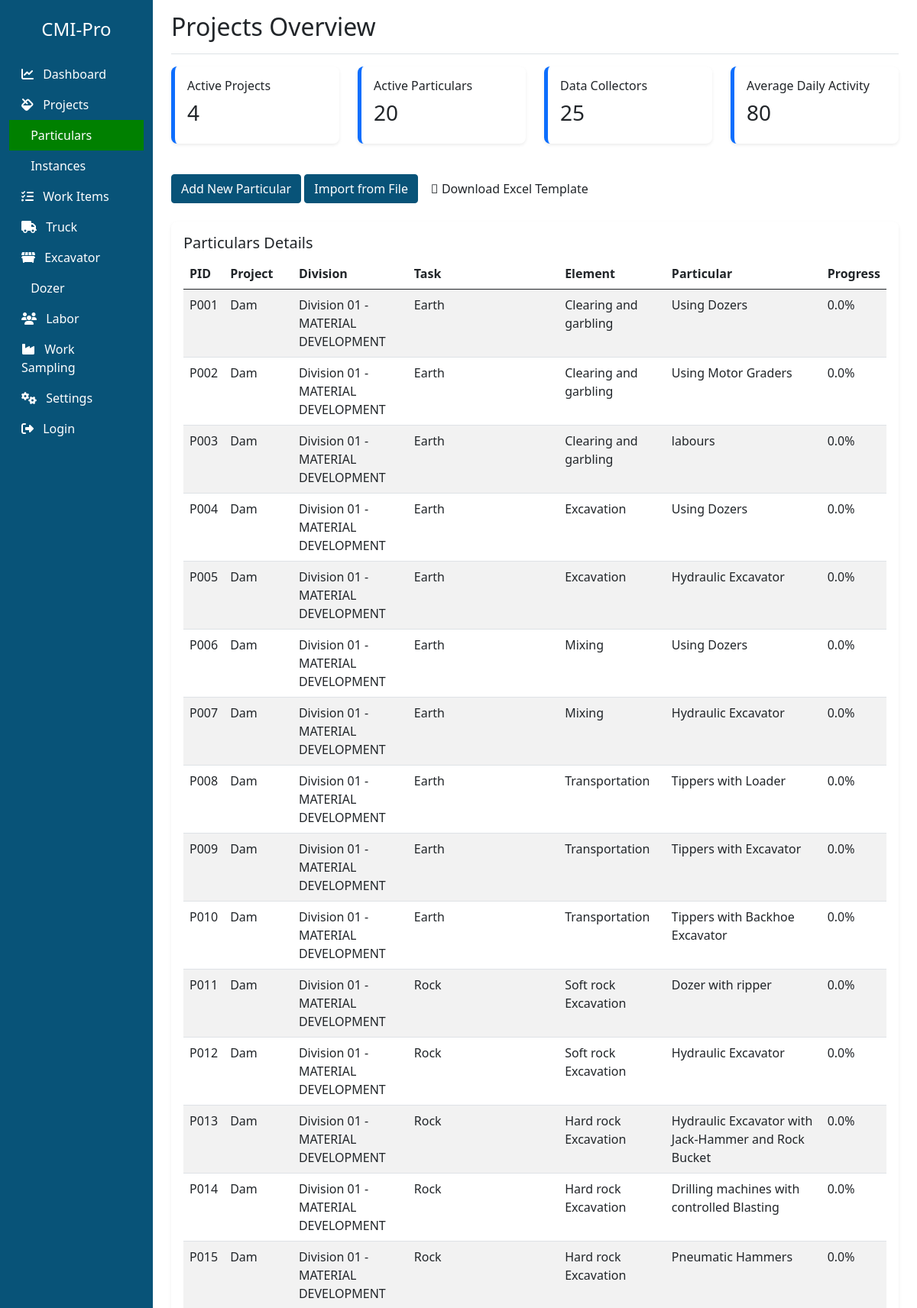
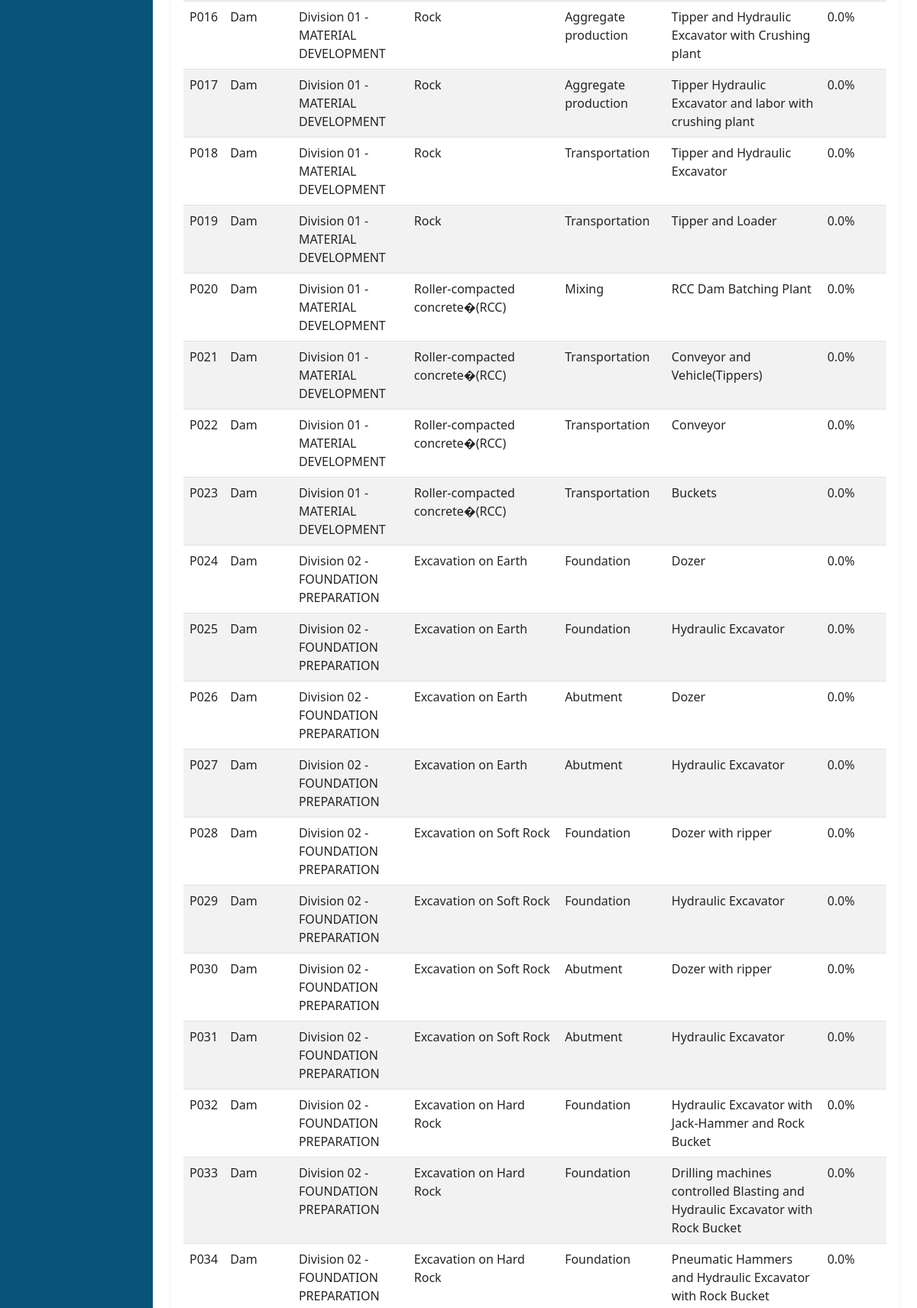
The page /bit/particulars/ (upper part) on the database its author committed (2 pictures, top to bottom).
### particular/models.py (models this page shows, shortened)
class Particular(models.Model):
    pid = models.CharField(max_length=10, primary_key=True, unique=True)
    project_type = models.ForeignKey('ProjectType', on_delete=models.PROTECT)
    division = models.ForeignKey('Division', on_delete=models.PROTECT, related_name='particular_division')
    task = models.CharField(max_length=255)
    element = models.CharField(max_length=255)
    name = models.CharField(max_length=255)
    required_instances = models.IntegerField(default=80)
    collected_instances = models.IntegerField(default=0)
    progress = models.FloatField(default=0.0)
    equipments = models.ManyToManyField('WorkEquipment', related_name='work_equipments')

class ProjectType(models.Model):
    name: str = models.CharField(max_length=250, unique=True)
    def __str__(self):
        return self.name

class Division(models.Model):
    project_type = models.ForeignKey('ProjectType', on_delete=models.SET_NULL, related_name='subsector', null=True)
    name = models.CharField(max_length=255)
    code = models.CharField(max_length=10)
    def __str__(self):
        return f"Division {self.code} - {self.name}"

### core/views.py (the view)
# urls.py: path('particulars/', views.particular_dashboard, name='particulars'),
def particular_dashboard(request):
    particulars = Particular.objects.all()
    projects = Project.objects.all()
    collectors = Collector.objects.all()
    form = ParticularForm()
    context = {'particulars': particulars, "form": form}
    return render(request, 'core/particulars.html', context)

### core/templates/core/particulars.html (shortened to what this page needs)
{% extends 'core/base.html' %}
{% load static %}
{% block content %}
<main class="col-md-10 ms-sm-auto px-md-4">
  <div class="d-flex justify-content-between flex-wrap align-items-center pt-3 pb-2 mb-3 border-bottom">
    <h2>Projects Overview</h2>
  </div>
  <div class="row mb-4">
    <div class="col-md-3">
      <div class="card card-stat shadow-sm p-3 mb-3">
        <h6>Active Projects</h6>
        <h3>4</h3>
      </div>
    </div>
    <div class="col-md-3">
      <div class="card card-stat shadow-sm p-3 mb-3">
        <h6>Active Particulars</h6>
        <h3>20</h3>
      </div>
    </div>
    <div class="col-md-3">
      <div class="card card-stat shadow-sm p-3 mb-3 color-green">
        <h6>Data Collectors</h6>
        <h3>25</h3>
      </div>
    </div>
    <div class="col-md-3">
      <div class="card card-stat shadow-sm p-3 mb-3">
        <h6>Average Daily Activity</h6>
        <h3>80</h3>
      </div>
    </div>
  </div>
  <div class="row mb-4">
    <div class="col-md-12 ">
      <button class="btn btn-primary" data-bs-toggle="modal" data-bs-target="#truckFormModal">
        Add New Particular
      </button>
      <button class="btn btn-primary" data-bs-toggle="modal" data-bs-target="#truckImportModal">
        Import from File
      </button>
      <button class="btn btn-white " data-bs-toggle="modal" data-bs-target="#">
        <span class="fa-download"> </span>
        Download Excel Template
      </button>
    </div>
  </div>
  <div class="row mb-4">
    <div class="col-md-12">
      <div class="card shadow-sm p-3 mb-3">
        <h5 class="card-title">Particulars Details</h5>
        <table class="table table-striped">
          <thead>
            <tr>
              <th>PID</th>
              <th>Project</th>
              <th>Division</th>
              <th>Task</th>
              <th>Element</th>
              <th>Particular</th>
              <th>Progress</th>
            </tr>
          </thead>
          <tbody>
            {% for p in particulars %}
            <tr>
              <td>{{p.pid}}</td>
              <td>{{p.project_type}}</td>
              <td>{{p.division}}</td>
              <td>{{p.task}}</td>
              <td>{{p.element}}</td>
              <td>{{p.name}}</td>
              <td>{{p.progress}}%</td>
            </tr>
            {% endfor %}
          </tbody>
        </table>
      </div>
    </div>
  </div>
</main>
{% endblock %}

### static/css/style.css (style rules this page uses)
.card { border: none; border-radius: 0.5rem; }
.btn-primary { background-color: #085378; border-color: #085378; }

### core/templates/core/base.html (style rules this page uses)
body { font-family: 'Segoe UI', sans-serif; }
.card-stat { border-left: 5px solid #0d6efd; }

### rows shown on the page
Particular: pid "P001", project_type "Dam", division "Division 01 - MATERIAL DEVELOPMENT", task "Earth", element "Clearing and garbling", name "Using Dozers", progress "0.0"
Particular: pid "P002", project_type "Dam", division "Division 01 - MATERIAL DEVELOPMENT", task "Earth", element "Clearing and garbling", name "Using Motor Graders", progress "0.0"
Particular: pid "P003", project_type "Dam", division "Division 01 - MATERIAL DEVELOPMENT", task "Earth", element "Clearing and garbling", name "labours", progress "0.0"
Particular: pid "P004", project_type "Dam", division "Division 01 - MATERIAL DEVELOPMENT", task "Earth", element "Excavation", name "Using Dozers", progress "0.0"
Particular: pid "P005", project_type "Dam", division "Division 01 - MATERIAL DEVELOPMENT", task "Earth", element "Excavation", name "Hydraulic Excavator", progress "0.0"
Particular: pid "P006", project_type "Dam", division "Division 01 - MATERIAL DEVELOPMENT", task "Earth", element "Mixing", name "Using Dozers", progress "0.0"
Particular: pid "P007", project_type "Dam", division "Division 01 - MATERIAL DEVELOPMENT", task "Earth", element "Mixing", name "Hydraulic Excavator", progress "0.0"
Particular: pid "P008", project_type "Dam", division "Division 01 - MATERIAL DEVELOPMENT", task "Earth", element "Transportation", name "Tippers with Loader", progress "0.0"
Particular: pid "P009", project_type "Dam", division "Division 01 - MATERIAL DEVELOPMENT", task "Earth", element "Transportation", name "Tippers with Excavator", progress "0.0"
Particular: pid "P010", project_type "Dam", division "Division 01 - MATERIAL DEVELOPMENT", task "Earth", element "Transportation", name "Tippers with Backhoe Excavator", progress "0.0"
Particular: pid "P011", project_type "Dam", division "Division 01 - MATERIAL DEVELOPMENT", task "Rock", element "Soft rock Excavation", name "Dozer with ripper", progress "0.0"
Particular: pid "P012", project_type "Dam", division "Division 01 - MATERIAL DEVELOPMENT", task "Rock", element "Soft rock Excavation", name "Hydraulic Excavator", progress "0.0"
Particular: pid "P013", project_type "Dam", division "Division 01 - MATERIAL DEVELOPMENT", task "Rock", element "Hard rock Excavation", name "Hydraulic Excavator with Jack-Hammer and Rock Bucket", progress "0.0"
Particular: pid "P014", project_type "Dam", division "Division 01 - MATERIAL DEVELOPMENT", task "Rock", element "Hard rock Excavation", name "Drilling machines with controlled Blasting", progress "0.0"
Particular: pid "P015", project_type "Dam", division "Division 01 - MATERIAL DEVELOPMENT", task "Rock", element "Hard rock Excavation", name "Pneumatic Hammers", progress "0.0"
Particular: pid "P016", project_type "Dam", division "Division 01 - MATERIAL DEVELOPMENT", task "Rock", element "Aggregate production", name "Tipper and Hydraulic Excavator with Crushing plant", progress "0.0"
Particular: pid "P017", project_type "Dam", division "Division 01 - MATERIAL DEVELOPMENT", task "Rock", element "Aggregate production", name "Tipper Hydraulic Excavator and labor with crushing plant", progress "0.0"
Particular: pid "P018", project_type "Dam", division "Division 01 - MATERIAL DEVELOPMENT", task "Rock", element "Transportation", name "Tipper and Hydraulic Excavator", progress "0.0"
Particular: pid "P019", project_type "Dam", division "Division 01 - MATERIAL DEVELOPMENT", task "Rock", element "Transportation", name "Tipper and Loader", progress "0.0"
Particular: pid "P020", project_type "Dam", division "Division 01 - MATERIAL DEVELOPMENT", task "Roller-compacted concrete�(RCC)", element "Mixing", name "RCC Dam Batching Plant", progress "0.0"
Particular: pid "P021", project_type "Dam", division "Division 01 - MATERIAL DEVELOPMENT", task "Roller-compacted concrete�(RCC)", element "Transportation", name "Conveyor and Vehicle(Tippers)", progress "0.0"
Particular: pid "P022", project_type "Dam", division "Division 01 - MATERIAL DEVELOPMENT", task "Roller-compacted concrete�(RCC)", element "Transportation", name "Conveyor", progress "0.0"
Particular: pid "P023", project_type "Dam", division "Division 01 - MATERIAL DEVELOPMENT", task "Roller-compacted concrete�(RCC)", element "Transportation", name "Buckets", progress "0.0"
Particular: pid "P024", project_type "Dam", division "Division 02 - FOUNDATION PREPARATION", task "Excavation on Earth", element "Foundation", name "Dozer", progress "0.0"
Particular: pid "P025", project_type "Dam", division "Division 02 - FOUNDATION PREPARATION", task "Excavation on Earth", element "Foundation", name "Hydraulic Excavator", progress "0.0"
Particular: pid "P026", project_type "Dam", division "Division 02 - FOUNDATION PREPARATION", task "Excavation on Earth", element "Abutment", name "Dozer", progress "0.0"
Particular: pid "P027", project_type "Dam", division "Division 02 - FOUNDATION PREPARATION", task "Excavation on Earth", element "Abutment", name "Hydraulic Excavator", progress "0.0"
Particular: pid "P028", project_type "Dam", division "Division 02 - FOUNDATION PREPARATION", task "Excavation on Soft Rock", element "Foundation", name "Dozer with ripper", progress "0.0"
Particular: pid "P029", project_type "Dam", division "Division 02 - FOUNDATION PREPARATION", task "Excavation on Soft Rock", element "Foundation", name "Hydraulic Excavator", progress "0.0"
Particular: pid "P030", project_type "Dam", division "Division 02 - FOUNDATION PREPARATION", task "Excavation on Soft Rock", element "Abutment", name "Dozer with ripper", progress "0.0"
Particular: pid "P031", project_type "Dam", division "Division 02 - FOUNDATION PREPARATION", task "Excavation on Soft Rock", element "Abutment", name "Hydraulic Excavator", progress "0.0"
Particular: pid "P032", project_type "Dam", division "Division 02 - FOUNDATION PREPARATION", task "Excavation on Hard Rock", element "Foundation", name "Hydraulic Excavator with Jack-Hammer and Rock Bucket", progress "0.0"
Particular: pid "P033", project_type "Dam", division "Division 02 - FOUNDATION PREPARATION", task "Excavation on Hard Rock", element "Foundation", name "Drilling machines controlled Blasting and Hydraulic Excavator with Rock Bucket", progress "0.0"
Particular: pid "P034", project_type "Dam", division "Division 02 - FOUNDATION PREPARATION", task "Excavation on Hard Rock", element "Foundation", name "Pneumatic Hammers and Hydraulic Excavator with Rock Bucket", progress "0.0"
